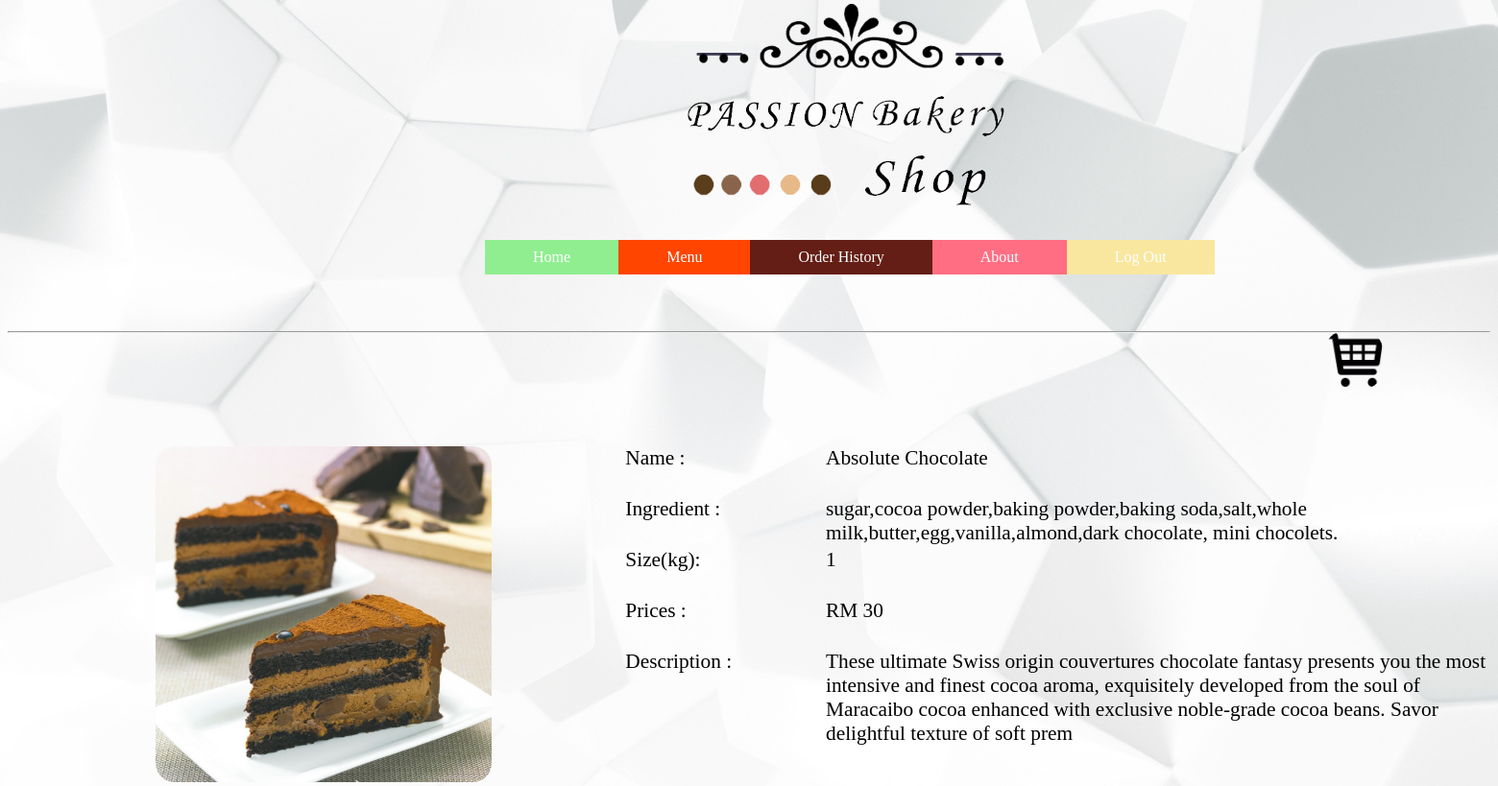
Screenshot of /user/php_shopping_cart/product_detail.php?pid=3 (signed in) with the database file from the repository.
### tables this page shows
CREATE TABLE `product` (
  `product_id` int(255) NOT NULL,
  `product_name` varchar(255) NOT NULL,
  `product_ingredient` varchar(255) NOT NULL,
  `product_size` float NOT NULL,
  `product_price` float NOT NULL,
  `product_desc` varchar(255) NOT NULL,
  `product_pic` varchar(255) NOT NULL,
  `available` varchar(255) NOT NULL
);

### user/php_shopping_cart/product_detail.php (the view, shortened to what this page needs)
<?php
include("../../config.php");
$pid=$_REQUEST['pid'];
?>
<!DOCTYPE html>
<html>
<head>
</head>
<body>
		<div class="header">
			<div class="logocontainer">
					<img class="logo" src="../../png/logo1.png" alt="logo" >
			</div>
			<div class="navbar">
		<ul>
		  <li><a class="home" href="../index/index.php">Home</a></li>
		  <li><a class="menu" href="product.php">Menu</a></li>
		  <li><a class="outlet" href="../orderHistory.php">Order History</a></li>
		  <li><a class="about" href="../aboutus/aboutus.php">About</a></li>
		  <li><a class="signin" href="../logout.php">Log Out</a></li>
		</ul>
			</div>
	</div>
	<div id="cart-icon">
		<a href="viewCart.php"><img src="../../png/cart.png" width="60px" height="60px"></a>
	</div>
	<hr class="colorline">
	<br>
	<div id="middle">
	<?php
		$sql="SELECT * from product where product_id= '$pid'";
		$result = mysqli_query($db, $sql);
        	while($row=mysqli_fetch_assoc($result))
        	{
	?>
		<div id="product-detail">
			<div id="product-pic">
				<?php echo "<a href><img src='../../admin/product/img/".$row['product_pic']."' width='350' height='350' ></a>"; ?>
			</div>
			<div id="product-information">
				<div id="product-name">
					<label>Name :</label>
					<span><?php echo $row['product_name'];?></span>
				</div>
				<br>
				<div id="product-ingredient">
					<label>Ingredient :</label>
					<span><?php echo $row['product_ingredient'];?></span>
				</div>
				<br>
				<div id="product-size">
					<label>Size(kg):</label>
					<span><?php echo $row['product_size'];?></span>
				</div>
				<br>
				<div id="product-price">
					<label>Prices :</label>
					<span>RM <?php echo $row['product_price'];?></span>
				</div>
				<br>
				<div id="product-des">
					<label>Description :</label>
					<span><?php echo $row['product_desc'];?> </span>
				</div>
				<br>
			</div>
		</div>
	</div>
	<?php }?>
</body>
</html>

### user/php_shopping_cart/product_detail.php (style rules this page uses)
.header ul { list-style-type: none; margin: 50; padding: 30px; overflow: hidden; top: 50; min-width: 40.5%; margin-left: 25%; top:200px; margin-top: 220px; }
body { background-image:url("../../png/back1.jpg"); background-size: cover; background-repeat: no-repeat; }
li { float: left; }
li a { display: block; color: white; text-align: center; padding: 9px 60px; padding-right: 50px; padding-left: 50px; text-decoration: none; }
.home { background-color: #90EE90; }
.menu { background-color: #FF4500; }
.outlet { background-color: #641E16; }
.about { background-color: #FF6E82; }
.signin { background-color:#F9E79F; }
.header { margin-left: 7%; }
.logo { width:330px; height:210px;margin-left:600px;margin-right:auto;border-radius: 10px; }
.logocontainer { position:absolute;top:4px; }
.navbar { margin-bottom:2%; }
#product-pic { float: left;margin-right: 10%; }
#cart-icon { position: absolute;right: 120px; }
#middle { margin-left: 10%;margin-top: 6%; }
#middle span,label { font-size: 16pt; }
#middle span { position: absolute;left:860px; }
#product-information { width:400px;height: 200px;float: left; }
#product-information div { margin-bottom: 10px; }
img { border-radius: 20px; }
a { text-decoration: none; }

### rows the page displays
product: product_pic (picture), product_name "Absolute Chocolate", product_ingredient "sugar,cocoa powder,baking powder,baking soda,salt,whole milk,butter,egg,vanilla,almond,dark chocolate, mini chocolets.", product_size "1", product_price "30", product_desc "These ultimate Swiss origin couvertures chocolate fantasy presents you the most intensive and finest cocoa aroma, exquisitely developed from the soul of Maracaibo cocoa enhanced with exclusive noble-grade cocoa beans. Savor delightful texture of soft prem"
